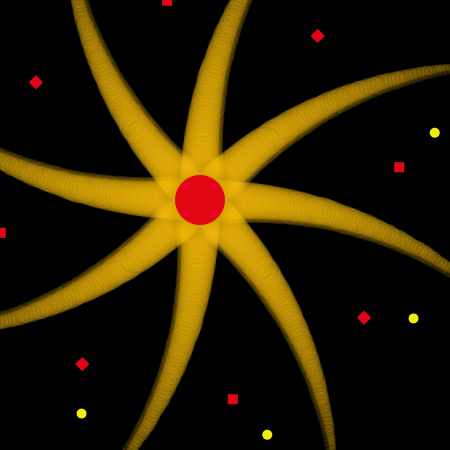
Frame 1 (no input)
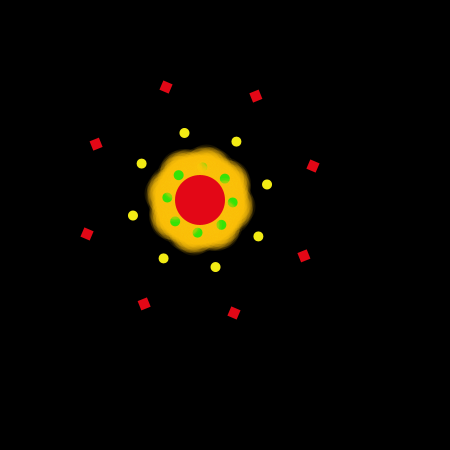
Frame 60 (the mouse pressed at the canvas centre just before this capture)
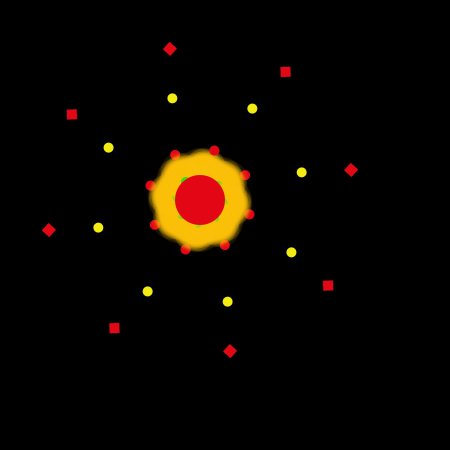
Frame 120 (the mouse held since frame 60 and released just before this capture)

The Processing sketch that drew these frames (run headless with seeded random() and noise(); from frame 60 on, the mouse is pressed at the canvas centre):

// Processing sketch: processing_4065
// ── processing_4065.pde

/** ALISON SARAVIA_PROYECTO_LC0 <br /> 
 * Proyecto final Lenguaje Computacional Cero <br /> 
 * Martes 25 de Agosto 2009 <br /> 
 * SOL EN LA OSCURIDAD - Sketch Basado en "Caracol" por natalia <br />  
 * (http://www.openprocessing.org/visuals/?visualID=689) <br /> 
 
 * Aquellos "tentáculos" de color amarillo transparente,
 * simulan los rayos de un sol que ilumina el fondo negro
 * en el que se encuentran.
 * Girando a su alrededor hay una colección de círculos (elipses)
 * y cuadrados de distintos colores,los que le dan una
 * apariencia más alegre y psicodélica.
 * La función "rotate" y "translate" permite que los rayos
 * se contraigan y luego vuelvan a su forma inicial */ 


float inc = 0.0;//incremento de angulo 
float dim = 50; 
void setup() { 
  size(450, 450); 
  background(0); 
  smooth(); 

} 
void draw() { 
  background(0); 
  inc += 0.01; 
  float angle = sin(inc) /1.0 ; 
  translate(200,200); 
  for (int i = 0; i < 8; i++) { 
    rayos(0,-dim/2, 80, angle); 
    rotate(PI/4); 
  } 
  ellipse(0,0,dim,dim); 
} 
void rayos(float x,float y, int units, float angle) { 
  pushMatrix(); 
  translate(x, y); 
 for (int i = units; i > 0; i--) { 
    strokeWeight(i/2); 
    stroke(255,192,15,25);//color de los rayos de sol 
    line(0, 0, 0, 4); 
    strokeWeight(i/2); 
    line(0,0,4,0); 
    translate(0, -4); 
    rotate(angle); 
  } 
   
 //elementos que giran en torno a los rayos del sol 
    fill(242,235,20);
  ellipse(70,70,10,10);
   fill(227,7,22,300);
  ellipse(30,30,10,10);
  fill(53,227,7);
  ellipse(0,0,10,10);
  fill(227,7,22);
  rect(100,100,10,10);
  popMatrix(); 
} 
